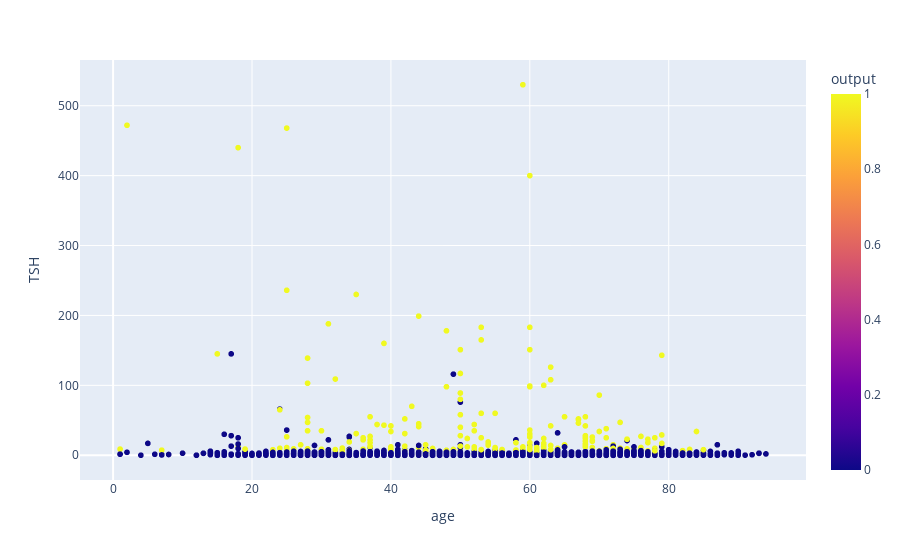

Source (notebook cell):
### Code cell
px.scatter(df, x='age', y='TSH', color = 'output')

### Figure 1 — Plotly figure (JSON) as saved in the notebook; plotly's stock layout.template omitted (floating-point values rounded to 4 significant figures; data arrays with more than 128 entries replaced by an {"elided": "..."} marker saying what was removed)
{"data": [{"hovertemplate": "age=%{x}<br>TSH=%{y}<br>output=%{marker.color}<extra></extra>", "legendgroup": "", "marker": {"color": {"elided": "2749 int values"}, "coloraxis": "coloraxis", "symbol": "circle"}, "mode": "markers", "name": "", "showlegend": false, "type": "scattergl", "x": {"elided": "2749 int values"}, "xaxis": "x", "y": {"elided": "2749 float values"}, "yaxis": "y"}], "layout": {"coloraxis": {"colorbar": {"title": {"text": "output"}}, "colorscale": [[0, "#0d0887"], [0.1111, "#46039f"], [0.2222, "#7201a8"], [0.3333, "#9c179e"], [0.4444, "#bd3786"], [0.5556, "#d8576b"], [0.6667, "#ed7953"], [0.7778, "#fb9f3a"], [0.8889, "#fdca26"], [1, "#f0f921"]]}, "legend": {"tracegroupgap": 0}, "margin": {"t": 60}, "xaxis": {"anchor": "y", "domain": [0, 1], "title": {"text": "age"}}, "yaxis": {"anchor": "x", "domain": [0, 1], "title": {"text": "TSH"}}}}
